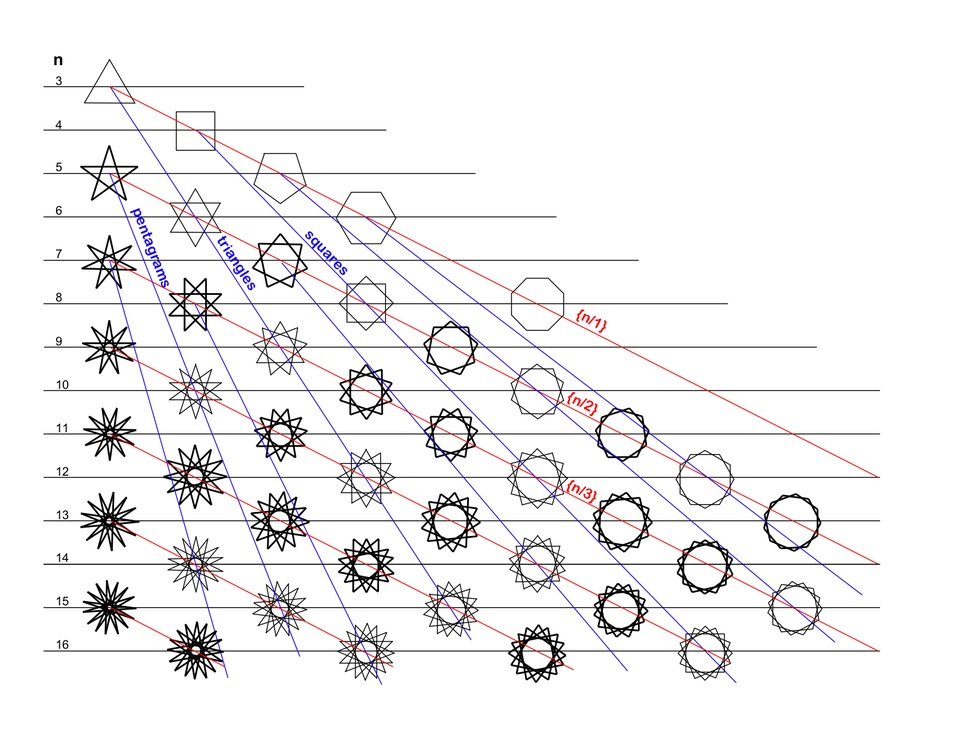
#> input picture Regular_Star_Polygons.jpg, 956 x 738 px, shrunk from 1584 x 1224 before the run
$ python imgCanny.py
#> lines starting #> are read from the running program, lines starting #| are printed output that depends on the picture; after the words box and inside, x2 and y2 are one past the last pixel; in counts of white or black regions, pixels touching at a corner belong together
import cv2
import numpy as numpy
from matplotlib import pyplot as plt

img = cv2.imread("Regular_Star_Polygons.jpg")
#> img is the input picture: shape (738, 956, 3); mean B, G, R 240.4, 239.2, 240.5
canny = cv2.Canny(img, 100, 200)
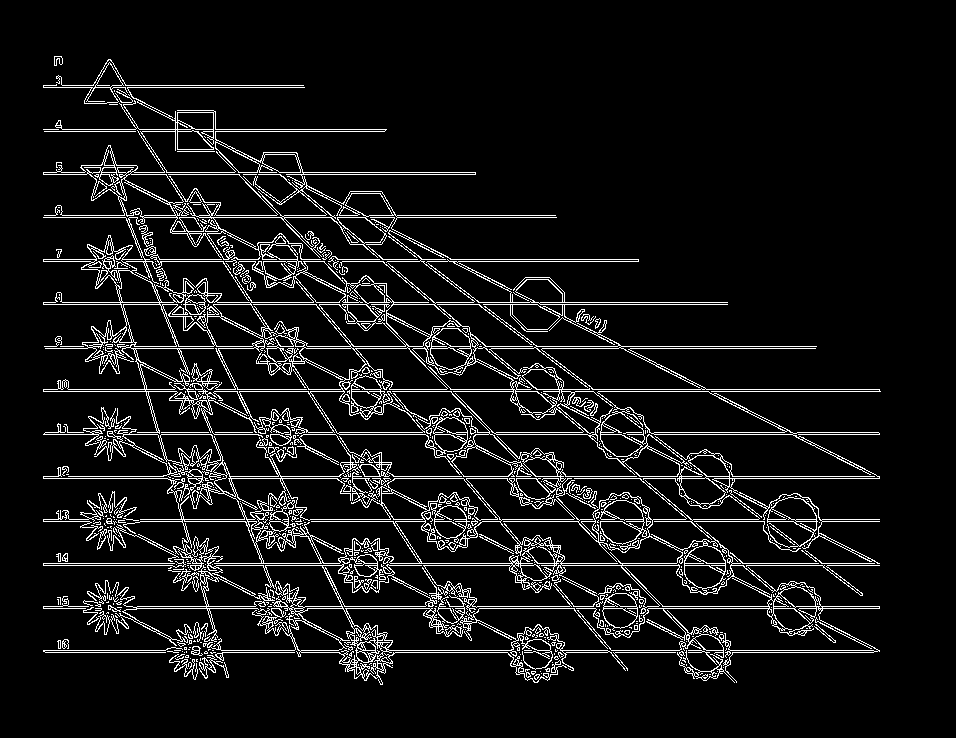
#> canny: shape (738, 956); 8% white in thin lines or dots, all inside (x1, y1, x2, y2) = (43, 56, 881, 685)

titles = ['image','canny']
images = [img,canny]

for i in range(2):
    plt.subplot(1,2,i+1), plt.imshow(images[i], 'gray')
    plt.title(titles[i])
    plt.xticks([]), plt.yticks([])

plt.show()
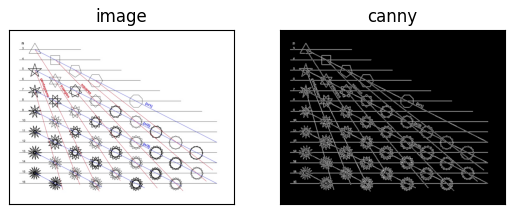
#> figure drawn by matplotlib, 2 panels; B, G, R data is drawn as R, G, B
